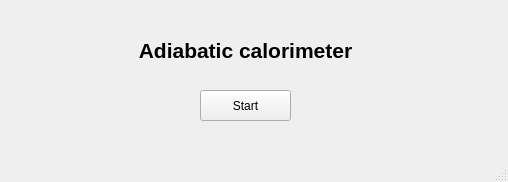
<?xml version="1.0" encoding="UTF-8"?>
<ui version="4.0">
 <class>Startup</class>
 <widget class="QMainWindow" name="Startup">
  <property name="geometry">
   <rect>
    <x>0</x>
    <y>0</y>
    <width>508</width>
    <height>182</height>
   </rect>
  </property>
  <property name="windowTitle">
   <string>Startup</string>
  </property>
  <widget class="QWidget" name="centralwidget">
   <widget class="QLabel" name="label">
    <property name="geometry">
     <rect>
      <x>120</x>
      <y>30</y>
      <width>251</width>
      <height>41</height>
     </rect>
    </property>
    <property name="minimumSize">
     <size>
      <width>251</width>
      <height>41</height>
     </size>
    </property>
    <property name="maximumSize">
     <size>
      <width>251</width>
      <height>41</height>
     </size>
    </property>
    <property name="font">
     <font>
      <pointsize>16</pointsize>
      <weight>75</weight>
      <bold>true</bold>
     </font>
    </property>
    <property name="text">
     <string>Adiabatic calorimeter</string>
    </property>
    <property name="alignment">
     <set>Qt::AlignCenter</set>
    </property>
   </widget>
   <widget class="QToolButton" name="toolButton_start">
    <property name="geometry">
     <rect>
      <x>200</x>
      <y>90</y>
      <width>91</width>
      <height>31</height>
     </rect>
    </property>
    <property name="font">
     <font>
      <pointsize>9</pointsize>
     </font>
    </property>
    <property name="text">
     <string>Start</string>
    </property>
   </widget>
  </widget>
  <widget class="QMenuBar" name="menubar">
   <property name="geometry">
    <rect>
     <x>0</x>
     <y>0</y>
     <width>508</width>
     <height>21</height>
    </rect>
   </property>
  </widget>
  <widget class="QStatusBar" name="statusbar"/>
 </widget>
 <resources/>
 <connections/>
</ui>
